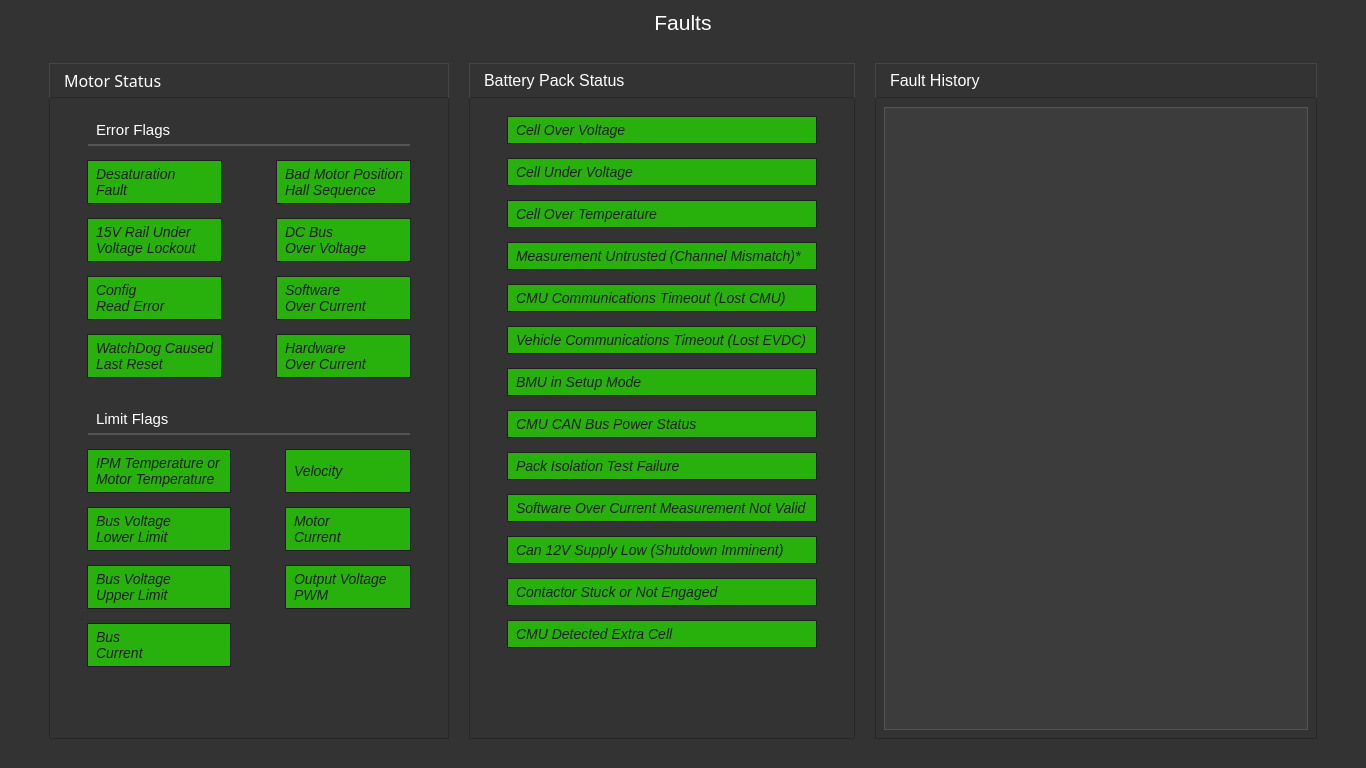
<?xml version="1.0" encoding="UTF-8"?>
<ui version="4.0">
 <class>FaultsUI</class>
 <widget class="QWidget" name="FaultsUI">
  <property name="windowModality">
   <enum>Qt::NonModal</enum>
  </property>
  <property name="geometry">
   <rect>
    <x>0</x>
    <y>0</y>
    <width>1366</width>
    <height>768</height>
   </rect>
  </property>
  <property name="minimumSize">
   <size>
    <width>1366</width>
    <height>768</height>
   </size>
  </property>
  <property name="windowTitle">
   <string>Faults</string>
  </property>
  <property name="windowIcon">
   <iconset>
    <normaloff>Resources/Solar Car Team Icon.ico</normaloff>Resources/Solar Car Team Icon.ico</iconset>
  </property>
  <property name="autoFillBackground">
   <bool>false</bool>
  </property>
  <property name="styleSheet">
   <string notr="true">background-color: rgb(51,51,51);
color: white;
font-family: &quot;AvenirLTStd&quot;;
font-size: 17px;
</string>
  </property>
  <layout class="QVBoxLayout" name="verticalLayout_4">
   <property name="spacing">
    <number>0</number>
   </property>
   <property name="leftMargin">
    <number>0</number>
   </property>
   <property name="topMargin">
    <number>0</number>
   </property>
   <property name="rightMargin">
    <number>0</number>
   </property>
   <property name="bottomMargin">
    <number>0</number>
   </property>
   <item>
    <widget class="QWidget" name="faultsTitleBar" native="true">
     <property name="minimumSize">
      <size>
       <width>0</width>
       <height>45</height>
      </size>
     </property>
     <property name="maximumSize">
      <size>
       <width>16777215</width>
       <height>45</height>
      </size>
     </property>
     <property name="styleSheet">
      <string notr="true">background: url(:/Resources/MainTitleBar.png);
border: 1px;
border-color: rgb(40,40,40);
</string>
     </property>
     <layout class="QHBoxLayout" name="horizontalLayout_4">
      <property name="spacing">
       <number>6</number>
      </property>
      <property name="leftMargin">
       <number>0</number>
      </property>
      <property name="topMargin">
       <number>0</number>
      </property>
      <property name="rightMargin">
       <number>0</number>
      </property>
      <property name="bottomMargin">
       <number>0</number>
      </property>
      <item>
       <widget class="QFrame" name="faultsTitleFrame">
        <property name="styleSheet">
         <string notr="true">QFrame {
	background-color: rgb(51, 51, 51);
border-width: 1px;
border-style:1px;
border-color: rgb(50,50,50);
}</string>
        </property>
        <property name="frameShape">
         <enum>QFrame::NoFrame</enum>
        </property>
        <property name="frameShadow">
         <enum>QFrame::Raised</enum>
        </property>
        <property name="lineWidth">
         <number>5</number>
        </property>
        <layout class="QHBoxLayout" name="horizontalLayout_5">
         <item>
          <widget class="QLabel" name="faultTitleLabel">
           <property name="styleSheet">
            <string notr="true">background: none;
border: none;</string>
           </property>
           <property name="text">
            <string>&lt;html&gt;&lt;head/&gt;&lt;body&gt;&lt;p align=&quot;center&quot;&gt;&lt;span style=&quot; font-size:16pt;&quot;&gt;Faults&lt;/span&gt;&lt;/p&gt;&lt;/body&gt;&lt;/html&gt;</string>
           </property>
           <property name="textFormat">
            <enum>Qt::RichText</enum>
           </property>
          </widget>
         </item>
        </layout>
       </widget>
      </item>
     </layout>
    </widget>
   </item>
   <item>
    <widget class="QWidget" name="backgroundWidget" native="true">
     <property name="styleSheet">
      <string notr="true">border-image: url(:/Resources/Background1.png);
</string>
     </property>
     <layout class="QGridLayout" name="centralLayout">
      <property name="leftMargin">
       <number>9</number>
      </property>
      <property name="topMargin">
       <number>9</number>
      </property>
      <property name="rightMargin">
       <number>9</number>
      </property>
      <property name="bottomMargin">
       <number>9</number>
      </property>
      <item row="0" column="0">
       <layout class="QGridLayout" name="contentLayout">
        <property name="leftMargin">
         <number>40</number>
        </property>
        <property name="topMargin">
         <number>9</number>
        </property>
        <property name="rightMargin">
         <number>40</number>
        </property>
        <property name="bottomMargin">
         <number>20</number>
        </property>
        <property name="spacing">
         <number>20</number>
        </property>
        <item row="0" column="1" rowspan="2">
         <widget class="QWidget" name="batteryWindow" native="true">
          <property name="styleSheet">
           <string notr="true">QWidget {
	background: rgb(51, 51, 51);
	border-style:solid;
	border-width: 1px;
	border-color: rgb(40,40,40);
	padding: 9px;
border-image: none;
}

QLabel {
	alignment: center;
	padding: 1px;
}</string>
          </property>
          <layout class="QVBoxLayout" name="verticalLayout_3">
           <property name="spacing">
            <number>0</number>
           </property>
           <property name="leftMargin">
            <number>0</number>
           </property>
           <property name="topMargin">
            <number>0</number>
           </property>
           <property name="rightMargin">
            <number>0</number>
           </property>
           <property name="bottomMargin">
            <number>0</number>
           </property>
           <item>
            <widget class="QWidget" name="batteryTitleBar" native="true">
             <property name="minimumSize">
              <size>
               <width>0</width>
               <height>35</height>
              </size>
             </property>
             <property name="maximumSize">
              <size>
               <width>16777215</width>
               <height>35</height>
              </size>
             </property>
             <property name="styleSheet">
              <string notr="true">QWidget {
	background: url(:/Resources/SubTitleBar.png);
	border-color: rgb(70,70,70);
	border-bottom-color: rgb(40,40,40);
	padding: 2px;
}</string>
             </property>
             <layout class="QHBoxLayout" name="horizontalLayout_2">
              <property name="spacing">
               <number>9</number>
              </property>
              <property name="leftMargin">
               <number>9</number>
              </property>
              <property name="topMargin">
               <number>4</number>
              </property>
              <property name="rightMargin">
               <number>9</number>
              </property>
              <property name="bottomMargin">
               <number>4</number>
              </property>
              <item>
               <widget class="QLabel" name="batteryTitleLabel">
                <property name="styleSheet">
                 <string notr="true">border-style: none;
background: none;</string>
                </property>
                <property name="text">
                 <string>&lt;html&gt;&lt;head/&gt;&lt;body&gt;&lt;p&gt;&lt;span style=&quot; font-size:12pt;&quot;&gt;Battery Pack Status&lt;/span&gt;&lt;/p&gt;&lt;/body&gt;&lt;/html&gt;</string>
                </property>
               </widget>
              </item>
             </layout>
            </widget>
           </item>
           <item>
            <layout class="QGridLayout" name="batteryContentLayout" rowstretch="0,0">
             <property name="leftMargin">
              <number>9</number>
             </property>
             <property name="topMargin">
              <number>9</number>
             </property>
             <property name="rightMargin">
              <number>9</number>
             </property>
             <property name="bottomMargin">
              <number>9</number>
             </property>
             <property name="verticalSpacing">
              <number>9</number>
             </property>
             <item row="0" column="0">
              <widget class="QWidget" name="motorErrorFlags" native="true">
               <property name="styleSheet">
                <string notr="true">QWidget{
border:none;
}
QLabel {
	border: 1px solid rgb(30,30,30);
	background: rgb(40,176,13);
	padding: 5px;
	border-radius: 1px;
	qproperty-alignment: AlignCenter;
	font-size: 14px;
	margin-left: 20px;	
	margin-right: 20px;
	font: italic;
	color: rgb(30,30,30)
}
</string>
               </property>
               <layout class="QGridLayout" name="gridLayout">
                <property name="spacing">
                 <number>14</number>
                </property>
                <item row="4" column="0">
                 <widget class="QLabel" name="cmuCommunicationsTimeoutLabel">
                  <property name="text">
                   <string>&lt;html&gt;&lt;head/&gt;&lt;body&gt;&lt;p&gt;CMU Communications Timeout (Lost CMU)&lt;/p&gt;&lt;/body&gt;&lt;/html&gt;</string>
                  </property>
                  <property name="textFormat">
                   <enum>Qt::RichText</enum>
                  </property>
                 </widget>
                </item>
                <item row="0" column="0">
                 <widget class="QLabel" name="cellOverVoltageLabel">
                  <property name="text">
                   <string>Cell Over Voltage</string>
                  </property>
                 </widget>
                </item>
                <item row="6" column="0">
                 <widget class="QLabel" name="bmuInSetupModeLabel">
                  <property name="text">
                   <string>BMU in Setup Mode</string>
                  </property>
                 </widget>
                </item>
                <item row="2" column="0">
                 <widget class="QLabel" name="cellOverTemperatureLabel">
                  <property name="text">
                   <string>Cell Over Temperature</string>
                  </property>
                 </widget>
                </item>
                <item row="10" column="0">
                 <widget class="QLabel" name="softwareOverCurrentMeasurementNotValidLabel">
                  <property name="text">
                   <string>&lt;html&gt;&lt;head/&gt;&lt;body&gt;&lt;p&gt;Software Over Current Measurement Not Valid&lt;/p&gt;&lt;/body&gt;&lt;/html&gt;</string>
                  </property>
                  <property name="textFormat">
                   <enum>Qt::RichText</enum>
                  </property>
                 </widget>
                </item>
                <item row="1" column="0">
                 <widget class="QLabel" name="cellUnderVoltageLabel">
                  <property name="text">
                   <string>Cell Under Voltage</string>
                  </property>
                 </widget>
                </item>
                <item row="11" column="0">
                 <widget class="QLabel" name="can12vSupplyLowLabel">
                  <property name="text">
                   <string>&lt;html&gt;&lt;head/&gt;&lt;body&gt;&lt;p&gt;Can 12V Supply Low (Shutdown Imminent)&lt;/p&gt;&lt;/body&gt;&lt;/html&gt;</string>
                  </property>
                  <property name="textFormat">
                   <enum>Qt::RichText</enum>
                  </property>
                 </widget>
                </item>
                <item row="5" column="0">
                 <widget class="QLabel" name="vehicleCommunicationsTimeoutLabel">
                  <property name="text">
                   <string>&lt;html&gt;&lt;head/&gt;&lt;body&gt;&lt;p&gt;Vehicle Communications Timeout (Lost EVDC)&lt;/p&gt;&lt;/body&gt;&lt;/html&gt;</string>
                  </property>
                  <property name="textFormat">
                   <enum>Qt::RichText</enum>
                  </property>
                 </widget>
                </item>
                <item row="8" column="0">
                 <widget class="QLabel" name="packIsolationTestFailureLabel">
                  <property name="text">
                   <string>Pack Isolation Test Failure</string>
                  </property>
                 </widget>
                </item>
                <item row="12" column="0">
                 <widget class="QLabel" name="contactorStuckOrNotEngagedLabel">
                  <property name="text">
                   <string>&lt;html&gt;&lt;head/&gt;&lt;body&gt;&lt;p&gt;Contactor Stuck or Not Engaged&lt;/p&gt;&lt;/body&gt;&lt;/html&gt;</string>
                  </property>
                  <property name="textFormat">
                   <enum>Qt::RichText</enum>
                  </property>
                 </widget>
                </item>
                <item row="7" column="0">
                 <widget class="QLabel" name="cmuCanBusPowerStatusLabel">
                  <property name="text">
                   <string>&lt;html&gt;&lt;head/&gt;&lt;body&gt;&lt;p&gt;CMU CAN Bus Power Status&lt;/p&gt;&lt;/body&gt;&lt;/html&gt;</string>
                  </property>
                  <property name="textFormat">
                   <enum>Qt::RichText</enum>
                  </property>
                 </widget>
                </item>
                <item row="3" column="0">
                 <widget class="QLabel" name="measurementUntrustedLabel">
                  <property name="text">
                   <string>&lt;html&gt;&lt;head/&gt;&lt;body&gt;&lt;p&gt;Measurement Untrusted (Channel Mismatch)*&lt;/p&gt;&lt;/body&gt;&lt;/html&gt;</string>
                  </property>
                  <property name="textFormat">
                   <enum>Qt::RichText</enum>
                  </property>
                 </widget>
                </item>
                <item row="13" column="0">
                 <widget class="QLabel" name="cmuDetectedExtraCellLabel">
                  <property name="text">
                   <string>&lt;html&gt;&lt;head/&gt;&lt;body&gt;&lt;p&gt;CMU Detected Extra Cell&lt;/p&gt;&lt;/body&gt;&lt;/html&gt;</string>
                  </property>
                 </widget>
                </item>
               </layout>
              </widget>
             </item>
             <item row="1" column="0">
              <spacer name="batteryBottomSpacer">
               <property name="orientation">
                <enum>Qt::Vertical</enum>
               </property>
               <property name="sizeHint" stdset="0">
                <size>
                 <width>20</width>
                 <height>40</height>
                </size>
               </property>
              </spacer>
             </item>
            </layout>
           </item>
          </layout>
         </widget>
        </item>
        <item row="0" column="2" rowspan="2">
         <widget class="QWidget" name="historyWindow" native="true">
          <property name="styleSheet">
           <string notr="true">QWidget {
	background: rgb(51, 51, 51);
	border-style:solid;
	border-width: 1px;
	border-color: rgb(40,40,40);
	padding: 9px;
border-image:none;
}

QLabel {
	alignment: center;
	padding: 1px;
}</string>
          </property>
          <layout class="QVBoxLayout" name="verticalLayout_8">
           <property name="spacing">
            <number>0</number>
           </property>
           <property name="leftMargin">
            <number>0</number>
           </property>
           <property name="topMargin">
            <number>0</number>
           </property>
           <property name="rightMargin">
            <number>0</number>
           </property>
           <property name="bottomMargin">
            <number>0</number>
           </property>
           <item>
            <widget class="QWidget" name="historyTitleBar" native="true">
             <property name="minimumSize">
              <size>
               <width>0</width>
               <height>35</height>
              </size>
             </property>
             <property name="maximumSize">
              <size>
               <width>16777215</width>
               <height>35</height>
              </size>
             </property>
             <property name="styleSheet">
              <string notr="true">QWidget {
	background: url(:/Resources/SubTitleBar.png);
	border-color: rgb(70,70,70);
	border-bottom-color: rgb(40,40,40);
	padding: 2px;
}</string>
             </property>
             <layout class="QHBoxLayout" name="horizontalLayout_9">
              <property name="spacing">
               <number>9</number>
              </property>
              <property name="leftMargin">
               <number>9</number>
              </property>
              <property name="topMargin">
               <number>4</number>
              </property>
              <property name="rightMargin">
               <number>9</number>
              </property>
              <property name="bottomMargin">
               <number>4</number>
              </property>
              <item>
               <widget class="QLabel" name="historyTitleLabel">
                <property name="styleSheet">
                 <string notr="true">border-style: none;
background: none;</string>
                </property>
                <property name="text">
                 <string>&lt;html&gt;&lt;head/&gt;&lt;body&gt;&lt;p&gt;&lt;span style=&quot; font-size:12pt;&quot;&gt;Fault History&lt;/span&gt;&lt;/p&gt;&lt;/body&gt;&lt;/html&gt;</string>
                </property>
               </widget>
              </item>
             </layout>
            </widget>
           </item>
           <item>
            <layout class="QGridLayout" name="historyContentLayout" rowstretch="0">
             <property name="leftMargin">
              <number>9</number>
             </property>
             <property name="topMargin">
              <number>9</number>
             </property>
             <property name="rightMargin">
              <number>9</number>
             </property>
             <property name="bottomMargin">
              <number>9</number>
             </property>
             <property name="verticalSpacing">
              <number>9</number>
             </property>
             <item row="0" column="0">
              <widget class="QTextBrowser" name="historyTextBrowser">
               <property name="styleSheet">
                <string notr="true">border: 1px solid rgb(85, 85, 85);
padding:9px;
background-color: rgb(60,60,60);
</string>
               </property>
              </widget>
             </item>
            </layout>
           </item>
          </layout>
         </widget>
        </item>
        <item row="0" column="0" rowspan="2">
         <widget class="QWidget" name="motorWindow" native="true">
          <property name="maximumSize">
           <size>
            <width>400</width>
            <height>16777215</height>
           </size>
          </property>
          <property name="styleSheet">
           <string notr="true">QWidget {
	background: rgb(51, 51, 51);
	border-style:solid;
	border-width: 1px;
	border-color: rgb(40,40,40);
	padding: 9px;
border-image: none;
}
</string>
          </property>
          <layout class="QVBoxLayout" name="verticalLayout_2">
           <property name="spacing">
            <number>0</number>
           </property>
           <property name="leftMargin">
            <number>0</number>
           </property>
           <property name="topMargin">
            <number>0</number>
           </property>
           <property name="rightMargin">
            <number>0</number>
           </property>
           <property name="bottomMargin">
            <number>0</number>
           </property>
           <item>
            <widget class="QWidget" name="motorTitleBar" native="true">
             <property name="minimumSize">
              <size>
               <width>0</width>
               <height>35</height>
              </size>
             </property>
             <property name="maximumSize">
              <size>
               <width>16777215</width>
               <height>35</height>
              </size>
             </property>
             <property name="styleSheet">
              <string notr="true">QWidget {
	background: url(:/Resources/SubTitleBar.png);
	border-color: rgb(70,70,70);
	border-bottom-color: rgb(40,40,40);
	padding: 2px;
}</string>
             </property>
             <layout class="QHBoxLayout" name="horizontalLayout_3">
              <property name="spacing">
               <number>9</number>
              </property>
              <property name="leftMargin">
               <number>9</number>
              </property>
              <property name="topMargin">
               <number>4</number>
              </property>
              <property name="rightMargin">
               <number>9</number>
              </property>
              <property name="bottomMargin">
               <number>4</number>
              </property>
              <item>
               <widget class="QLabel" name="motorTitleLabel">
                <property name="font">
                 <font>
                  <family>AvenirLTStd</family>
                  <pointsize>-1</pointsize>
                 </font>
                </property>
                <property name="contextMenuPolicy">
                 <enum>Qt::PreventContextMenu</enum>
                </property>
                <property name="styleSheet">
                 <string notr="true">border:none;
background: none;</string>
                </property>
                <property name="frameShadow">
                 <enum>QFrame::Raised</enum>
                </property>
                <property name="text">
                 <string>&lt;html&gt;&lt;head/&gt;&lt;body&gt;&lt;p&gt;&lt;span style=&quot; font-size:12pt;&quot;&gt;Motor Status&lt;/span&gt;&lt;/p&gt;&lt;/body&gt;&lt;/html&gt;</string>
                </property>
               </widget>
              </item>
             </layout>
            </widget>
           </item>
           <item>
            <layout class="QGridLayout" name="motorContentLayout" columnstretch="0">
             <property name="leftMargin">
              <number>9</number>
             </property>
             <property name="topMargin">
              <number>9</number>
             </property>
             <property name="rightMargin">
              <number>9</number>
             </property>
             <property name="bottomMargin">
              <number>9</number>
             </property>
             <property name="spacing">
              <number>9</number>
             </property>
             <item row="1" column="0">
              <widget class="QWidget" name="motorLimitFlags" native="true">
               <property name="styleSheet">
                <string notr="true">QWidget{
border:none;
}
QLabel {
	border: 1px solid rgb(30,30,30);
	background: rgb(40,176,13);
	padding: 5px;
	border-radius: 1px;
	qproperty-alignment: AlignCenter;
	font-size: 14px;
	margin-left: 20px;	
	margin-right: 20px;
	font: italic;
	color: rgb(30,30,30)
}
</string>
               </property>
               <layout class="QGridLayout" name="gridLayout_2">
                <property name="spacing">
                 <number>14</number>
                </property>
                <item row="1" column="0">
                 <widget class="QLabel" name="ipmTemperatureOrMotorTemperatureLabel">
                  <property name="text">
                   <string>&lt;html&gt;&lt;head/&gt;&lt;body&gt;&lt;p&gt;IPM Temperature or&lt;br/&gt;Motor Temperature&lt;/p&gt;&lt;/body&gt;&lt;/html&gt;</string>
                  </property>
                  <property name="textFormat">
                   <enum>Qt::RichText</enum>
                  </property>
                 </widget>
                </item>
                <item row="0" column="0" colspan="2">
                 <widget class="QLabel" name="limitFlagsTitle">
                  <property name="styleSheet">
                   <string notr="true">background: none;
border: none;
border-bottom: 2px solid rgb(85,85,85);
font: normal;
font-size: 15px;
color:white;</string>
                  </property>
                  <property name="text">
                   <string>Limit Flags</string>
                  </property>
                 </widget>
                </item>
                <item row="3" column="0">
                 <widget class="QLabel" name="busVoltageUpperLimitLabel">
                  <property name="text">
                   <string>&lt;html&gt;&lt;head/&gt;&lt;body&gt;&lt;p&gt;Bus Voltage&lt;br/&gt;Upper Limit&lt;/p&gt;&lt;/body&gt;&lt;/html&gt;</string>
                  </property>
                  <property name="textFormat">
                   <enum>Qt::RichText</enum>
                  </property>
                 </widget>
                </item>
                <item row="5" column="0">
                 <spacer name="motorBottomSpacer">
                  <property name="orientation">
                   <enum>Qt::Vertical</enum>
                  </property>
                  <property name="sizeHint" stdset="0">
                   <size>
                    <width>20</width>
                    <height>40</height>
                   </size>
                  </property>
                 </spacer>
                </item>
                <item row="2" column="1">
                 <widget class="QLabel" name="motorCurrentLabel">
                  <property name="text">
                   <string>&lt;html&gt;&lt;head/&gt;&lt;body&gt;&lt;p&gt;Motor&lt;br/&gt;Current&lt;/p&gt;&lt;/body&gt;&lt;/html&gt;</string>
                  </property>
                  <property name="textFormat">
                   <enum>Qt::RichText</enum>
                  </property>
                 </widget>
                </item>
                <item row="2" column="0">
                 <widget class="QLabel" name="busVoltageLowerLimitLabel">
                  <property name="text">
                   <string>&lt;html&gt;&lt;head/&gt;&lt;body&gt;&lt;p&gt;Bus Voltage&lt;br/&gt;Lower Limit&lt;/p&gt;&lt;/body&gt;&lt;/html&gt;</string>
                  </property>
                  <property name="textFormat">
                   <enum>Qt::RichText</enum>
                  </property>
                 </widget>
                </item>
                <item row="3" column="1">
                 <widget class="QLabel" name="outputVoltagePwmLabel">
                  <property name="text">
                   <string>&lt;html&gt;&lt;head/&gt;&lt;body&gt;&lt;p&gt;Output Voltage&lt;br/&gt;PWM&lt;/p&gt;&lt;/body&gt;&lt;/html&gt;</string>
                  </property>
                  <property name="textFormat">
                   <enum>Qt::RichText</enum>
                  </property>
                 </widget>
                </item>
                <item row="4" column="0">
                 <widget class="QLabel" name="busCurrentLabel">
                  <property name="text">
                   <string>&lt;html&gt;&lt;head/&gt;&lt;body&gt;&lt;p&gt;Bus &lt;br/&gt;Current&lt;/p&gt;&lt;/body&gt;&lt;/html&gt;</string>
                  </property>
                  <property name="textFormat">
                   <enum>Qt::RichText</enum>
                  </property>
                 </widget>
                </item>
                <item row="1" column="1">
                 <widget class="QLabel" name="velocityLabel">
                  <property name="text">
                   <string>&lt;html&gt;&lt;head/&gt;&lt;body&gt;&lt;p&gt;Velocity&lt;/p&gt;&lt;/body&gt;&lt;/html&gt;</string>
                  </property>
                  <property name="textFormat">
                   <enum>Qt::RichText</enum>
                  </property>
                 </widget>
                </item>
               </layout>
              </widget>
             </item>
             <item row="0" column="0">
              <widget class="QWidget" name="motorErrorFlags_2" native="true">
               <property name="styleSheet">
                <string notr="true">QWidget{
border:none;
}
QLabel {
	border: 1px solid rgb(30,30,30);
	background: rgb(40, 176, 13);
	padding: 5px;
	border-radius: 1px;
	qproperty-alignment: AlignCenter;
	font-size: 14px;
	margin-left: 20px;	
	margin-right: 20px;
	font: italic;
	color: rgb(30,30,30)
}
</string>
               </property>
               <layout class="QGridLayout" name="gridLayout_4">
                <property name="spacing">
                 <number>14</number>
                </property>
                <item row="1" column="0">
                 <widget class="QLabel" name="desaturationFaultLabel">
                  <property name="text">
                   <string>&lt;html&gt;&lt;head/&gt;&lt;body&gt;&lt;p&gt;Desaturation&lt;br/&gt;Fault&lt;/p&gt;&lt;/body&gt;&lt;/html&gt;</string>
                  </property>
                  <property name="textFormat">
                   <enum>Qt::RichText</enum>
                  </property>
                 </widget>
                </item>
                <item row="1" column="1">
                 <widget class="QLabel" name="badMotorPositionHallSequence">
                  <property name="text">
                   <string>&lt;html&gt;&lt;head/&gt;&lt;body&gt;&lt;p&gt;Bad Motor Position &lt;br/&gt;Hall Sequence&lt;/p&gt;&lt;/body&gt;&lt;/html&gt;</string>
                  </property>
                  <property name="textFormat">
                   <enum>Qt::RichText</enum>
                  </property>
                 </widget>
                </item>
                <item row="2" column="0">
                 <widget class="QLabel" name="fifteenVoltRailUnderVoltageLockoutLabel">
                  <property name="text">
                   <string>&lt;html&gt;&lt;head/&gt;&lt;body&gt;&lt;p&gt;15V Rail Under&lt;br/&gt;Voltage Lockout&lt;/p&gt;&lt;/body&gt;&lt;/html&gt;</string>
                  </property>
                  <property name="textFormat">
                   <enum>Qt::RichText</enum>
                  </property>
                 </widget>
                </item>
                <item row="0" column="0" colspan="2">
                 <widget class="QLabel" name="errorFlagsTitle">
                  <property name="styleSheet">
                   <string notr="true">background: none;
border: none;
border-bottom: 2px solid rgb(85,85,85);
font: normal;
font-size: 15px;
color:white;</string>
                  </property>
                  <property name="text">
                   <string>Error Flags</string>
                  </property>
                 </widget>
                </item>
                <item row="3" column="0">
                 <widget class="QLabel" name="configReadErrorLabel">
                  <property name="text">
                   <string>&lt;html&gt;&lt;head/&gt;&lt;body&gt;&lt;p&gt;Config &lt;br/&gt;Read Error&lt;/p&gt;&lt;/body&gt;&lt;/html&gt;</string>
                  </property>
                  <property name="textFormat">
                   <enum>Qt::RichText</enum>
                  </property>
                 </widget>
                </item>
                <item row="4" column="0">
                 <widget class="QLabel" name="watchDogCausedLastResetLabel">
                  <property name="text">
                   <string>&lt;html&gt;&lt;head/&gt;&lt;body&gt;&lt;p&gt;WatchDog Caused&lt;br/&gt;Last Reset&lt;/p&gt;&lt;/body&gt;&lt;/html&gt;</string>
                  </property>
                  <property name="textFormat">
                   <enum>Qt::RichText</enum>
                  </property>
                 </widget>
                </item>
                <item row="2" column="1">
                 <widget class="QLabel" name="dcBusOverVoltageLabel">
                  <property name="text">
                   <string>&lt;html&gt;&lt;head/&gt;&lt;body&gt;&lt;p&gt;DC Bus &lt;br/&gt;Over Voltage&lt;/p&gt;&lt;/body&gt;&lt;/html&gt;</string>
                  </property>
                  <property name="textFormat">
                   <enum>Qt::RichText</enum>
                  </property>
                 </widget>
                </item>
                <item row="3" column="1">
                 <widget class="QLabel" name="softwareOverCurrentLabel">
                  <property name="text">
                   <string>&lt;html&gt;&lt;head/&gt;&lt;body&gt;&lt;p&gt;Software&lt;br/&gt;Over Current&lt;/p&gt;&lt;/body&gt;&lt;/html&gt;</string>
                  </property>
                  <property name="textFormat">
                   <enum>Qt::RichText</enum>
                  </property>
                 </widget>
                </item>
                <item row="4" column="1">
                 <widget class="QLabel" name="hardwareOverCurrentLabel">
                  <property name="text">
                   <string>&lt;html&gt;&lt;head/&gt;&lt;body&gt;&lt;p&gt;Hardware &lt;br/&gt;Over Current&lt;/p&gt;&lt;/body&gt;&lt;/html&gt;</string>
                  </property>
                  <property name="textFormat">
                   <enum>Qt::RichText</enum>
                  </property>
                 </widget>
                </item>
               </layout>
              </widget>
             </item>
            </layout>
           </item>
          </layout>
         </widget>
        </item>
       </layout>
      </item>
     </layout>
    </widget>
   </item>
  </layout>
 </widget>
 <resources/>
 <connections/>
</ui>
